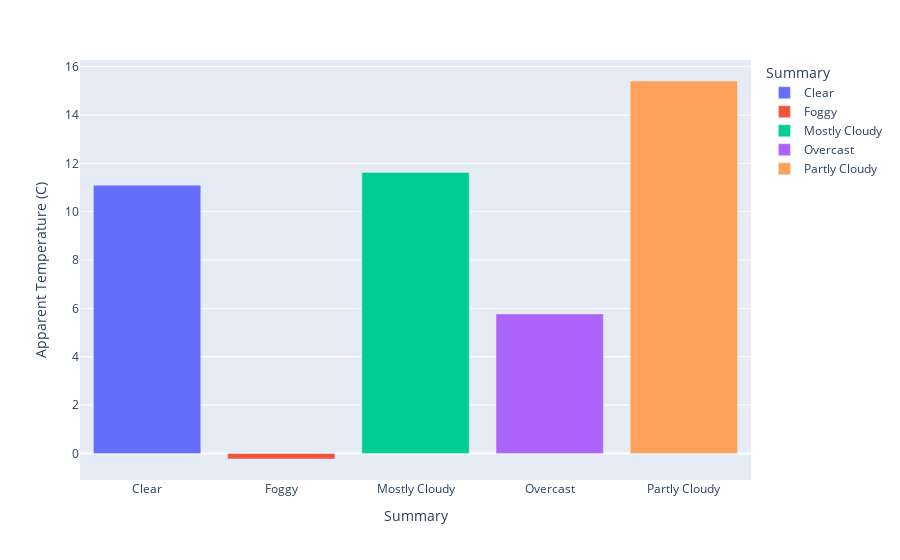

The code cell stored with this chart in its notebook:
### Code cell
fig_a.show()

### Figure 1 — Plotly figure (JSON) as saved in the notebook; plotly's stock layout.template omitted (floating-point values rounded to 4 significant figures)
{"data": [{"alignmentgroup": "True", "hovertemplate": "Summary=%{x}<br>Apparent Temperature (C)=%{y}<extra></extra>", "legendgroup": "Clear", "marker": {"color": "#636efa", "pattern": {"shape": ""}}, "name": "Clear", "offsetgroup": "Clear", "orientation": "v", "showlegend": true, "textposition": "auto", "type": "bar", "x": ["Clear"], "xaxis": "x", "y": [11.1], "yaxis": "y"}, {"alignmentgroup": "True", "hovertemplate": "Summary=%{x}<br>Apparent Temperature (C)=%{y}<extra></extra>", "legendgroup": "Foggy", "marker": {"color": "#EF553B", "pattern": {"shape": ""}}, "name": "Foggy", "offsetgroup": "Foggy", "orientation": "v", "showlegend": true, "textposition": "auto", "type": "bar", "x": ["Foggy"], "xaxis": "x", "y": [-0.2297], "yaxis": "y"}, {"alignmentgroup": "True", "hovertemplate": "Summary=%{x}<br>Apparent Temperature (C)=%{y}<extra></extra>", "legendgroup": "Mostly Cloudy", "marker": {"color": "#00cc96", "pattern": {"shape": ""}}, "name": "Mostly Cloudy", "offsetgroup": "Mostly Cloudy", "orientation": "v", "showlegend": true, "textposition": "auto", "type": "bar", "x": ["Mostly Cloudy"], "xaxis": "x", "y": [11.62], "yaxis": "y"}, {"alignmentgroup": "True", "hovertemplate": "Summary=%{x}<br>Apparent Temperature (C)=%{y}<extra></extra>", "legendgroup": "Overcast", "marker": {"color": "#ab63fa", "pattern": {"shape": ""}}, "name": "Overcast", "offsetgroup": "Overcast", "orientation": "v", "showlegend": true, "textposition": "auto", "type": "bar", "x": ["Overcast"], "xaxis": "x", "y": [5.771], "yaxis": "y"}, {"alignmentgroup": "True", "hovertemplate": "Summary=%{x}<br>Apparent Temperature (C)=%{y}<extra></extra>", "legendgroup": "Partly Cloudy", "marker": {"color": "#FFA15A", "pattern": {"shape": ""}}, "name": "Partly Cloudy", "offsetgroup": "Partly Cloudy", "orientation": "v", "showlegend": true, "textposition": "auto", "type": "bar", "x": ["Partly Cloudy"], "xaxis": "x", "y": [15.41], "yaxis": "y"}], "layout": {"barmode": "relative", "legend": {"title": {"text": "Summary"}, "tracegroupgap": 0}, "margin": {"t": 60}, "xaxis": {"anchor": "y", "categoryarray": ["Clear", "Foggy", "Mostly Cloudy", "Overcast", "Partly Cloudy"], "categoryorder": "array", "domain": [0, 1], "title": {"text": "Summary"}}, "yaxis": {"anchor": "x", "domain": [0, 1], "title": {"text": "Apparent Temperature (C)"}}}}
